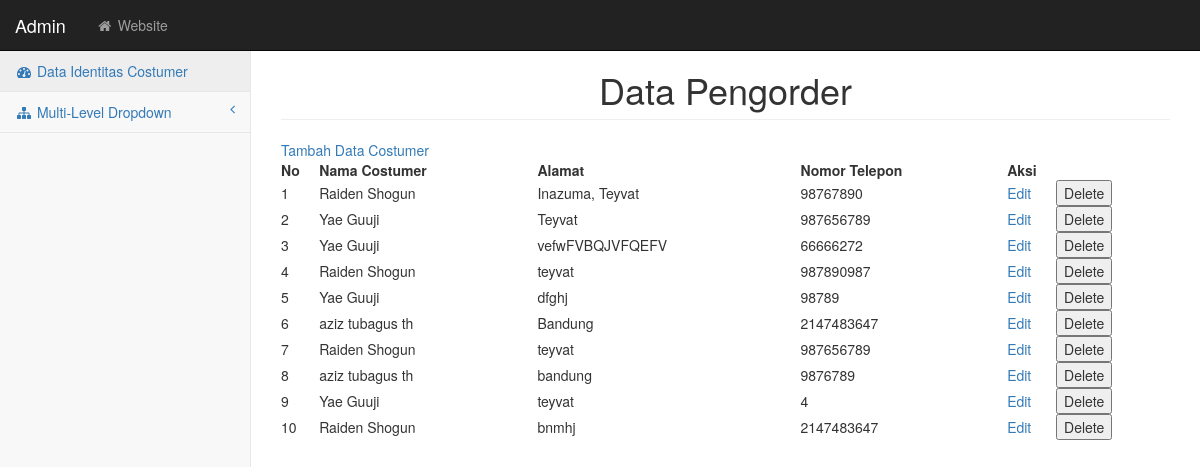
The app's page /admin/dosen/index.php with its own data.
### tables this page shows
CREATE TABLE `costumer` (
  `id` int(25) NOT NULL,
  `nama_costumer` varchar(100) NOT NULL,
  `alamat` varchar(200) NOT NULL,
  `nomor_telepon` int(20) NOT NULL
);

### admin/database.php (called while the page is built, shortened)
<?php
class Database {
    public $host = "localhost", $user = "root", $password = "", $db = "laundry";
    public function __construct(){
        $this->koneksi = mysqli_connect(
            $this->host,
            $this->user,
            $this->password,
            $this->db
        );
    }
}
include 'costumer.php';
?>

### admin/costumer.php (called while the page is built, shortened)
<?php
class Dosen extends Database
{
    public function index()
    {
        $datadosen = mysqli_query($this->koneksi, "SELECT * from costumer");
        return $datadosen;
    }
}
?>

### admin/dosen/index.php (the view, shortened to what this page needs)
<!DOCTYPE html>
<html lang="en">
<head>
    <link href="../css/bootstrap.min.css" rel="stylesheet">
    <link href="../css/metisMenu.min.css" rel="stylesheet">
    <link href="../css/timeline.css" rel="stylesheet">
    <link href="../css/startmin.css" rel="stylesheet">
    <link href="../css/morris.css" rel="stylesheet">
    <link href="../css/font-awesome.min.css" rel="stylesheet" type="text/css">
</head>
<body>
<div id="wrapper">
    <nav class="navbar navbar-inverse navbar-fixed-top" role="navigation">
        <div class="navbar-header">
            <a class="navbar-brand">Admin</a>
        </div>
        <ul class="nav navbar-nav navbar-left navbar-top-links">
            <li><a href="../../index.php"><i class="fa fa-home fa-fw"></i> Website</a></li>
        </ul>
        <div class="navbar-default sidebar" role="navigation">
            <div class="sidebar-nav navbar-collapse">
                <ul class="nav" id="side-menu">
                    <li>
                        <a href="index.php" class="active"><i class="fa fa-dashboard fa-fw"></i> Data Identitas Costumer</a>
                    </li>
                    <li>
                        <a href="#"><i class="fa fa-sitemap fa-fw"></i> Multi-Level Dropdown<span class="fa arrow"></span></a>
                    </li>
                </ul>
            </div>
        </div>
    </nav>
    <div id="page-wrapper">
        <div class="container-fluid">
            <div class="row">
                <div class="col-lg-12">
                    <h1 class="page-header"> <center> Data Pengorder </center></h1>
                </div>
            </div>
            <a href="create.php">Tambah Data Costumer</a>
            <table width='100%' >
                <tr>
                    <th>No</th>
                    <th>Nama Costumer</th>
                    <th>Alamat</th>
                    <th>Nomor Telepon</th>
                    <th colspan="2">Aksi</th>
                </tr>
                <?php
                    include '../database.php';
                    $dosen = new Dosen();
                    $no = 1;
                    foreach ($dosen->index() as $data) {
                ?>
                    <tr>
                        <td><?php echo $no++; ?></td>
                        <td><?php echo $data['nama_costumer']; ?></td>
                        <td><?php echo $data['alamat']; ?></td>
                        <td><?php echo $data['nomor_telepon']; ?></td>
                        <td>
                            <a href="edit.php?id=<?php echo $data['id']; ?>">Edit</a>
                        </td>
                        <td>
                            <form action="proses.php" method="post">
                                <button type="submit" name="save" onclick="return confirm('Apakah Anda Yakin Mau menghapus data ini ?')">
                                    Delete
                                </button>
                            </form>
                        </td>
                    </tr>
                <?php
                    }
                ?>
            </table>
        </div>
    </div>
</div>
</body>
</html>

### admin/css/startmin.css (style rules this page uses)
body { background-color: #f8f8f8; }
#wrapper { width: 100%; }
#page-wrapper { padding-top: 30px; min-height: 568px; background-color: #fff; }
@media (min-width:768px) { #page-wrapper { position: inherit; margin-left: 250px; padding: 30px 15px 0 15px; border-left: 1px solid #e7e7e7; } }
.navbar-header { float: left; }
.navbar-left { float: left; }
.navbar-top-links { margin: 0; }
.navbar-top-links li { display: inline-block; }
.navbar-top-links li:last-child { margin-right: 6px; }
.navbar-top-links li a { padding: 15px; min-height: 50px; }
.navbar-top-links>li>a { color: #999; }
.sidebar .sidebar-nav.navbar-collapse { padding-right: 0; padding-left: 0; }
.sidebar ul li { border-bottom: 1px solid #e7e7e7; }
.sidebar ul li a.active { background-color: #eee; }
.sidebar .arrow { float: right; }
.sidebar .fa.arrow:before { content: "\f104"; }
@media (min-width:768px) { .sidebar { z-index: 1; position: absolute; width: 250px; margin-top: 51px; } }

### records on screen
costumer: nama_costumer "Raiden Shogun", alamat "Inazuma, Teyvat", nomor_telepon "98767890"
costumer: nama_costumer "Yae Guuji", alamat "Teyvat", nomor_telepon "987656789"
costumer: nama_costumer "Yae Guuji", alamat "vefwFVBQJVFQEFV", nomor_telepon "66666272"
costumer: nama_costumer "Raiden Shogun", alamat "teyvat", nomor_telepon "987890987"
costumer: nama_costumer "Yae Guuji", alamat "dfghj", nomor_telepon "98789"
costumer: nama_costumer "aziz tubagus th", alamat "Bandung", nomor_telepon "2147483647"
costumer: nama_costumer "Raiden Shogun", alamat "teyvat", nomor_telepon "987656789"
costumer: nama_costumer "aziz tubagus th", alamat "bandung", nomor_telepon "9876789"
costumer: nama_costumer "Yae Guuji", alamat "teyvat", nomor_telepon "4"
costumer: nama_costumer "Raiden Shogun", alamat "bnmhj", nomor_telepon "2147483647"
